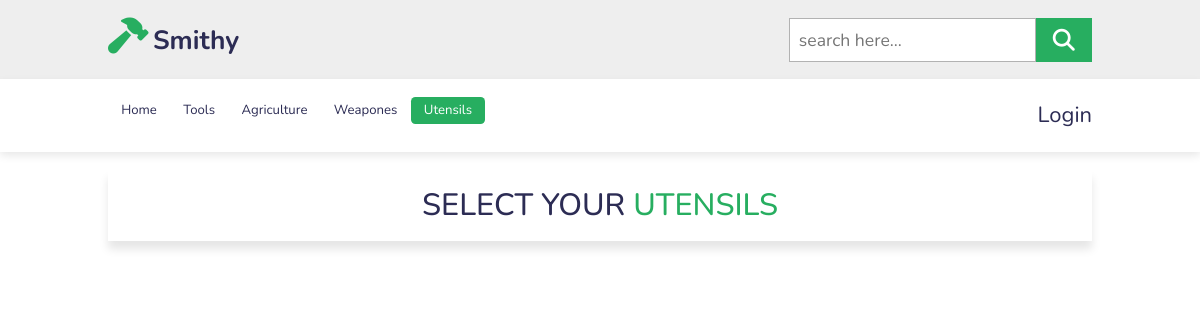
The app's page /utensils/, older data.
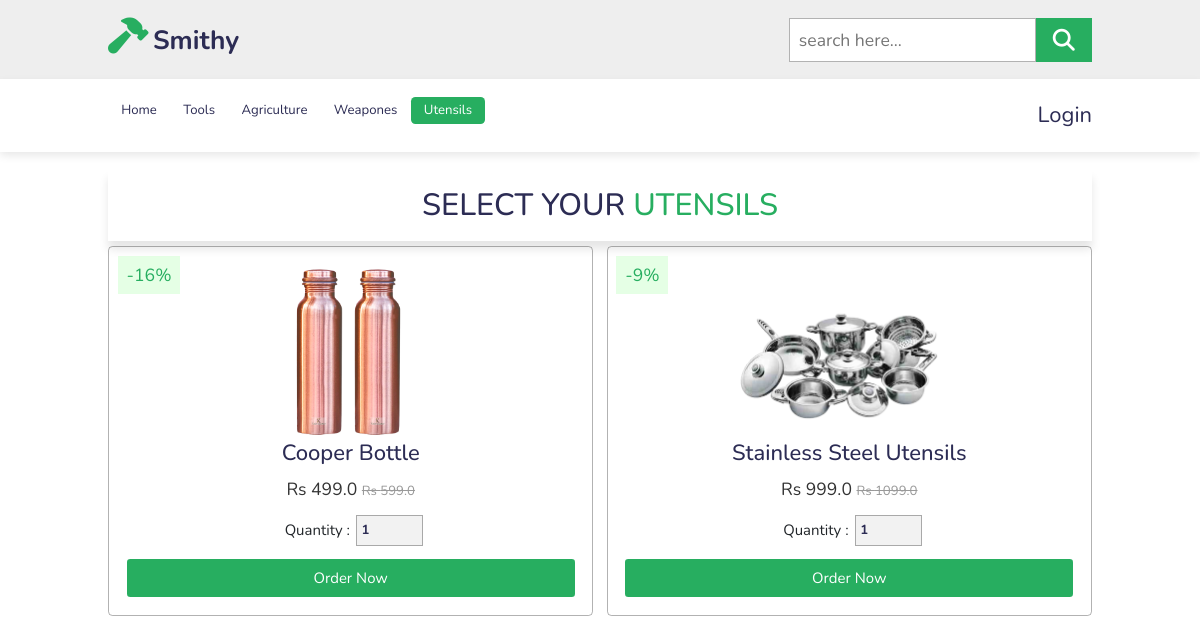
The same page, newer data.
### shop/models.py (models this page shows, shortened)
class Product(models.Model):
    title = models.CharField(max_length=100)
    selling_price = models.FloatField()
    discounted_price = models.FloatField()
    percentage = models.IntegerField()
    description = models.TextField()
    category = models.CharField(choices=CATEGORY_CHOICES, max_length=1)
    product_image = models.ImageField(upload_to='static/image/')
    @property
    def percentage(self):
        return int(((self.selling_price - self.discounted_price) * 100)/self.selling_price)

### shop/views.py (the view)
# urls.py: path('utensils/', views.utensils, name='utensils'),
def utensils(request):
    productData = Product.objects.filter(category='U')
    data = {
        'productData' : productData
    }
    return render(request, 'shop/utensils.html', data)

### shop/templates/shop/utensils.html (shortened to what this page needs)
{% extends 'base.html' %} {% load static %} {% block content %}
<section class="product" id="product">
  <h1 class="heading">Select Your <span>utensils</span></h1>
  <div class="box-container">
    {% for n in productData %}
    <div class="box">
        <span class="discount">-{{n.percentage}}%</span>
        <img src="/{{n.product_image}}" alt="">
        <h3>{{n.title}}</h3>
        <div class="price"> Rs {{n.discounted_price}} <span> Rs {{n.selling_price}} </span> </div>
        <div class="quantity">
            <span>quantity : </span>
            <input type="number" min="1" max="1000" value="1">
        </div>
        <a href="{% url 'shop:product_details' n.id %}" class="btn">Order Now</a>
    </div>
    {% endfor %}
</div>
</section>
{% endblock %}

Row changes from the older to the newer data that the page shows:
added Product: percentage "16", product_image (picture), title "Cooper Bottle", discounted_price "499.0", selling_price "599.0"
added Product: percentage "9", product_image (picture), title "Stainless Steel Utensils", discounted_price "999.0", selling_price "1099.0"
